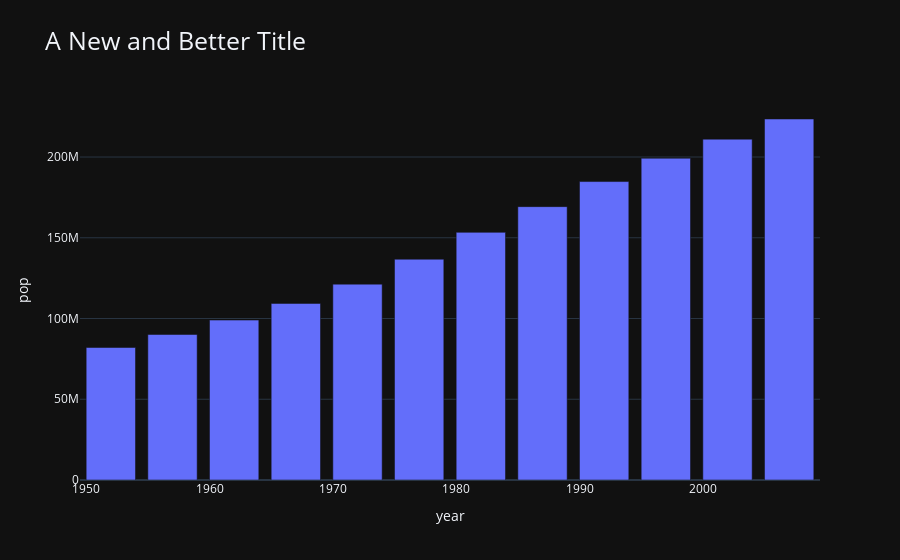

Notebook code cell kept with this figure:
### Markdown cell above
Notice that the parameter `title_font_size` become a key for its own dictionary within the Layout attribute.

Another common update_layout is to change the formatting template in your visual. Here, we set the template to `plotly_dark`.

### Code cell
fig.update_layout(template='plotly_dark')
fig.show()
print(fig.layout)

### Figure 1 — Plotly figure (JSON) as saved in the notebook; plotly's stock layout.template omitted (floating-point values rounded to 4 significant figures)
{"data": [{"alignmentgroup": "True", "hovertemplate": "year=%{x}<br>pop=%{y}<extra></extra>", "legendgroup": "", "marker": {"color": "#636efa", "pattern": {"shape": ""}}, "name": "", "offsetgroup": "", "orientation": "v", "showlegend": false, "textposition": "auto", "type": "bar", "x": [1952, 1957, 1962, 1967, 1972, 1977, 1982, 1987, 1992, 1997, 2002, 2007], "xaxis": "x", "y": [82052000, 90124000, 99028000, 109343000, 121282000, 136725000, 153343000, 169276000, 184816000, 199278000, 211060000, 223547000], "yaxis": "y"}], "layout": {"barmode": "relative", "legend": {"tracegroupgap": 0}, "title": {"font": {"size": 25}, "text": "A New and Better Title"}, "xaxis": {"anchor": "y", "domain": [0, 1], "title": {"text": "year"}}, "yaxis": {"anchor": "x", "domain": [0, 1], "title": {"text": "pop"}}}}
